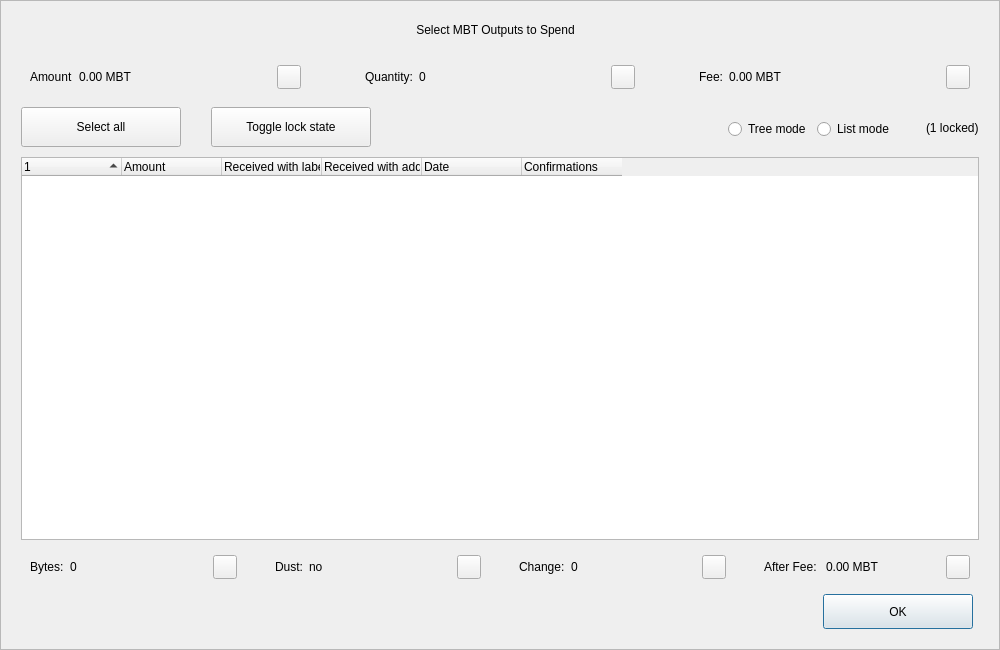
<?xml version="1.0" encoding="UTF-8"?>
<ui version="4.0">
 <class>CoinControlDialog</class>
 <widget class="QDialog" name="CoinControlDialog">
  <property name="geometry">
   <rect>
    <x>0</x>
    <y>0</y>
    <width>1000</width>
    <height>650</height>
   </rect>
  </property>
  <property name="minimumSize">
   <size>
    <width>950</width>
    <height>650</height>
   </size>
  </property>
  <property name="windowTitle">
   <string>Coin Selection</string>
  </property>
  <property name="styleSheet">
   <string notr="true"/>
  </property>
  <layout class="QVBoxLayout" name="verticalLayout">
   <property name="spacing">
    <number>0</number>
   </property>
   <property name="leftMargin">
    <number>0</number>
   </property>
   <property name="topMargin">
    <number>0</number>
   </property>
   <property name="rightMargin">
    <number>0</number>
   </property>
   <property name="bottomMargin">
    <number>0</number>
   </property>
   <item>
    <widget class="QFrame" name="frameContainer">
     <property name="toolTipDuration">
      <number>0</number>
     </property>
     <property name="frameShape">
      <enum>QFrame::StyledPanel</enum>
     </property>
     <property name="frameShadow">
      <enum>QFrame::Raised</enum>
     </property>
     <layout class="QVBoxLayout" name="verticalLayout_2">
      <property name="leftMargin">
       <number>0</number>
      </property>
      <property name="rightMargin">
       <number>0</number>
      </property>
      <property name="bottomMargin">
       <number>20</number>
      </property>
      <item>
       <layout class="QHBoxLayout" name="horizontalLayout_12">
        <property name="spacing">
         <number>0</number>
        </property>
        <property name="leftMargin">
         <number>20</number>
        </property>
        <property name="rightMargin">
         <number>30</number>
        </property>
        <item>
         <spacer name="horizontalSpacer_4">
          <property name="orientation">
           <enum>Qt::Horizontal</enum>
          </property>
          <property name="sizeHint" stdset="0">
           <size>
            <width>40</width>
            <height>20</height>
           </size>
          </property>
         </spacer>
        </item>
        <item>
         <widget class="QLabel" name="labelTitle">
          <property name="minimumSize">
           <size>
            <width>0</width>
            <height>40</height>
           </size>
          </property>
          <property name="maximumSize">
           <size>
            <width>16777215</width>
            <height>40</height>
           </size>
          </property>
          <property name="text">
           <string>Select MBT Outputs to Spend</string>
          </property>
          <property name="alignment">
           <set>Qt::AlignCenter</set>
          </property>
          <property name="margin">
           <number>7</number>
          </property>
         </widget>
        </item>
        <item>
         <spacer name="horizontalSpacer_5">
          <property name="orientation">
           <enum>Qt::Horizontal</enum>
          </property>
          <property name="sizeHint" stdset="0">
           <size>
            <width>40</width>
            <height>20</height>
           </size>
          </property>
         </spacer>
        </item>
       </layout>
      </item>
      <item>
       <layout class="QHBoxLayout" name="horizontalLayout_8">
        <property name="leftMargin">
         <number>20</number>
        </property>
        <property name="rightMargin">
         <number>20</number>
        </property>
        <item>
         <widget class="QWidget" name="layoutAmount" native="true">
          <layout class="QHBoxLayout" name="horizontalLayout_9" stretch="0,1,0">
           <item>
            <widget class="QLabel" name="labelCoinControlAmountText">
             <property name="text">
              <string>Amount</string>
             </property>
            </widget>
           </item>
           <item>
            <widget class="QLabel" name="labelCoinControlAmount">
             <property name="text">
              <string>0.00 MBT</string>
             </property>
            </widget>
           </item>
           <item alignment="Qt::AlignHCenter|Qt::AlignVCenter">
            <widget class="QPushButton" name="pushButtonAmount">
             <property name="minimumSize">
              <size>
               <width>0</width>
               <height>24</height>
              </size>
             </property>
             <property name="maximumSize">
              <size>
               <width>24</width>
               <height>26</height>
              </size>
             </property>
             <property name="focusPolicy">
              <enum>Qt::NoFocus</enum>
             </property>
             <property name="styleSheet">
              <string notr="true">padding-bottom:2px;
padding-right:4px;</string>
             </property>
             <property name="text">
              <string/>
             </property>
            </widget>
           </item>
          </layout>
         </widget>
        </item>
        <item>
         <spacer name="horizontalSpacer_2">
          <property name="orientation">
           <enum>Qt::Horizontal</enum>
          </property>
          <property name="sizeType">
           <enum>QSizePolicy::Fixed</enum>
          </property>
          <property name="sizeHint" stdset="0">
           <size>
            <width>40</width>
            <height>20</height>
           </size>
          </property>
         </spacer>
        </item>
        <item>
         <widget class="QWidget" name="layoutQuantity" native="true">
          <layout class="QHBoxLayout" name="horizontalLayout_10" stretch="0,1,0">
           <item>
            <widget class="QLabel" name="labelCoinControlQuantityText">
             <property name="text">
              <string>Quantity:</string>
             </property>
            </widget>
           </item>
           <item>
            <widget class="QLabel" name="labelCoinControlQuantity">
             <property name="text">
              <string>0</string>
             </property>
            </widget>
           </item>
           <item alignment="Qt::AlignHCenter|Qt::AlignVCenter">
            <widget class="QPushButton" name="pushButtonQuantity">
             <property name="minimumSize">
              <size>
               <width>0</width>
               <height>24</height>
              </size>
             </property>
             <property name="maximumSize">
              <size>
               <width>24</width>
               <height>26</height>
              </size>
             </property>
             <property name="focusPolicy">
              <enum>Qt::NoFocus</enum>
             </property>
             <property name="styleSheet">
              <string notr="true">padding-bottom:2px;
               padding-right:4px;</string>
             </property>
             <property name="text">
              <string/>
             </property>
            </widget>
           </item>
          </layout>
         </widget>
        </item>
        <item>
         <spacer name="horizontalSpacer_22">
          <property name="orientation">
           <enum>Qt::Horizontal</enum>
          </property>
          <property name="sizeType">
           <enum>QSizePolicy::Fixed</enum>
          </property>
          <property name="sizeHint" stdset="0">
           <size>
            <width>40</width>
            <height>20</height>
           </size>
          </property>
         </spacer>
        </item>
        <item>
         <widget class="QWidget" name="layoutFee" native="true">
          <layout class="QHBoxLayout" name="horizontalLayout_11" stretch="0,1,0">
           <item>
            <widget class="QLabel" name="labelCoinControlFeeText">
             <property name="text">
              <string>Fee:</string>
             </property>
            </widget>
           </item>
           <item>
            <widget class="QLabel" name="labelCoinControlFee">
             <property name="text">
              <string>0.00 MBT</string>
             </property>
            </widget>
           </item>
           <item alignment="Qt::AlignHCenter|Qt::AlignVCenter">
            <widget class="QPushButton" name="pushButtonFee">
             <property name="minimumSize">
              <size>
               <width>0</width>
               <height>24</height>
              </size>
             </property>
             <property name="maximumSize">
              <size>
               <width>24</width>
               <height>26</height>
              </size>
             </property>
             <property name="focusPolicy">
              <enum>Qt::NoFocus</enum>
             </property>
             <property name="styleSheet">
              <string notr="true">padding-bottom:2px;
               padding-right:4px;</string>
             </property>
             <property name="text">
              <string/>
             </property>
            </widget>
           </item>
          </layout>
         </widget>
        </item>
       </layout>
      </item>
      <item>
       <widget class="QFrame" name="frame">
        <property name="minimumSize">
         <size>
          <width>0</width>
          <height>40</height>
         </size>
        </property>
        <property name="styleSheet">
         <string notr="true">#frame {
	border:0;
}</string>
        </property>
        <property name="frameShape">
         <enum>QFrame::StyledPanel</enum>
        </property>
        <property name="frameShadow">
         <enum>QFrame::Sunken</enum>
        </property>
        <layout class="QHBoxLayout" name="horizontalLayout">
         <property name="spacing">
          <number>0</number>
         </property>
         <property name="leftMargin">
          <number>20</number>
         </property>
         <property name="topMargin">
          <number>0</number>
         </property>
         <property name="rightMargin">
          <number>20</number>
         </property>
         <property name="bottomMargin">
          <number>0</number>
         </property>
         <item>
          <layout class="QHBoxLayout" name="horizontalLayoutPanel" stretch="0,0,0,0,0,0">
           <property name="spacing">
            <number>20</number>
           </property>
           <item>
            <widget class="QPushButton" name="pushButtonSelectAll">
             <property name="sizePolicy">
              <sizepolicy hsizetype="Maximum" vsizetype="Fixed">
               <horstretch>0</horstretch>
               <verstretch>0</verstretch>
              </sizepolicy>
             </property>
             <property name="minimumSize">
              <size>
               <width>160</width>
               <height>40</height>
              </size>
             </property>
             <property name="maximumSize">
              <size>
               <width>16777215</width>
               <height>40</height>
              </size>
             </property>
             <property name="text">
              <string>Select all</string>
             </property>
             <property name="checkable">
              <bool>true</bool>
             </property>
             <property name="checked">
              <bool>false</bool>
             </property>
             <property name="autoExclusive">
              <bool>false</bool>
             </property>
             <property name="autoDefault">
              <bool>false</bool>
             </property>
            </widget>
           </item>
           <item>
            <spacer name="horizontalSpacer_6">
             <property name="orientation">
              <enum>Qt::Horizontal</enum>
             </property>
             <property name="sizeType">
              <enum>QSizePolicy::Fixed</enum>
             </property>
             <property name="sizeHint" stdset="0">
              <size>
               <width>10</width>
               <height>20</height>
              </size>
             </property>
            </spacer>
           </item>
           <item>
            <widget class="QPushButton" name="pushButtonToggleLock">
             <property name="sizePolicy">
              <sizepolicy hsizetype="Maximum" vsizetype="Fixed">
               <horstretch>0</horstretch>
               <verstretch>0</verstretch>
              </sizepolicy>
             </property>
             <property name="minimumSize">
              <size>
               <width>160</width>
               <height>40</height>
              </size>
             </property>
             <property name="maximumSize">
              <size>
               <width>16777215</width>
               <height>40</height>
              </size>
             </property>
             <property name="text">
              <string>Toggle lock state</string>
             </property>
             <property name="checkable">
              <bool>true</bool>
             </property>
             <property name="autoExclusive">
              <bool>false</bool>
             </property>
             <property name="autoDefault">
              <bool>false</bool>
             </property>
            </widget>
           </item>
           <item>
            <spacer name="horizontalSpacer_7">
             <property name="orientation">
              <enum>Qt::Horizontal</enum>
             </property>
             <property name="sizeType">
              <enum>QSizePolicy::Expanding</enum>
             </property>
             <property name="sizeHint" stdset="0">
              <size>
               <width>30</width>
               <height>20</height>
              </size>
             </property>
            </spacer>
           </item>
           <item alignment="Qt::AlignRight">
            <widget class="QGroupBox" name="groupBox_2">
             <property name="styleSheet">
              <string notr="true">#groupBox_2 {
    background-color:transparent;
    border-radius:0;
}</string>
             </property>
             <property name="title">
              <string/>
             </property>
             <layout class="QHBoxLayout" name="horizontalLayout_14">
              <item>
               <widget class="QRadioButton" name="radioTreeMode">
                <property name="sizePolicy">
                 <sizepolicy hsizetype="Maximum" vsizetype="Fixed">
                  <horstretch>0</horstretch>
                  <verstretch>0</verstretch>
                 </sizepolicy>
                </property>
                <property name="text">
                 <string>Tree mode</string>
                </property>
               </widget>
              </item>
              <item>
               <widget class="QRadioButton" name="radioListMode">
                <property name="sizePolicy">
                 <sizepolicy hsizetype="Maximum" vsizetype="Fixed">
                  <horstretch>0</horstretch>
                  <verstretch>0</verstretch>
                 </sizepolicy>
                </property>
                <property name="text">
                 <string>List mode</string>
                </property>
                <property name="checked">
                 <bool>false</bool>
                </property>
               </widget>
              </item>
             </layout>
            </widget>
           </item>
           <item>
            <widget class="QLabel" name="labelLocked">
             <property name="text">
              <string>(1 locked)</string>
             </property>
            </widget>
           </item>
          </layout>
         </item>
        </layout>
       </widget>
      </item>
      <item>
       <layout class="QHBoxLayout" name="horizontalLayout_13">
        <property name="leftMargin">
         <number>20</number>
        </property>
        <property name="rightMargin">
         <number>20</number>
        </property>
        <item>
         <widget class="CoinControlTreeWidget" name="treeWidget">
          <property name="contextMenuPolicy">
           <enum>Qt::CustomContextMenu</enum>
          </property>
          <property name="styleSheet">
           <string notr="true"/>
          </property>
          <property name="sortingEnabled">
           <bool>false</bool>
          </property>
          <property name="columnCount">
           <number>6</number>
          </property>
          <attribute name="headerShowSortIndicator" stdset="0">
           <bool>true</bool>
          </attribute>
          <attribute name="headerStretchLastSection">
           <bool>false</bool>
          </attribute>
          <column>
           <property name="text">
            <string/>
           </property>
          </column>
          <column>
           <property name="text">
            <string>Amount</string>
           </property>
          </column>
          <column>
           <property name="text">
            <string>Received with label</string>
           </property>
          </column>
          <column>
           <property name="text">
            <string>Received with address</string>
           </property>
          </column>
          <column>
           <property name="text">
            <string>Date</string>
           </property>
          </column>
          <column>
           <property name="text">
            <string>Confirmations</string>
           </property>
           <property name="toolTip">
            <string>Confirmed</string>
           </property>
          </column>
         </widget>
        </item>
       </layout>
      </item>
      <item>
       <layout class="QHBoxLayout" name="horizontalLayout_3">
        <property name="spacing">
         <number>20</number>
        </property>
        <property name="leftMargin">
         <number>20</number>
        </property>
        <property name="rightMargin">
         <number>20</number>
        </property>
        <item>
         <widget class="QWidget" name="layoutBytes" native="true">
          <layout class="QHBoxLayout" name="horizontalLayout_4" stretch="0,1,0">
           <item>
            <widget class="QLabel" name="labelCoinControlBytesText">
             <property name="text">
              <string>Bytes:</string>
             </property>
            </widget>
           </item>
           <item>
            <widget class="QLabel" name="labelCoinControlBytes">
             <property name="text">
              <string>0</string>
             </property>
            </widget>
           </item>
           <item alignment="Qt::AlignHCenter|Qt::AlignVCenter">
            <widget class="QPushButton" name="pushButtonBytes">
             <property name="minimumSize">
              <size>
               <width>0</width>
               <height>24</height>
              </size>
             </property>
             <property name="maximumSize">
              <size>
               <width>24</width>
               <height>26</height>
              </size>
             </property>
             <property name="focusPolicy">
              <enum>Qt::NoFocus</enum>
             </property>
             <property name="styleSheet">
              <string notr="true">padding-bottom:2px;
               padding-right:4px;</string>
             </property>
             <property name="text">
              <string/>
             </property>
            </widget>
           </item>
          </layout>
         </widget>
        </item>
        <item>
         <widget class="QWidget" name="layoutDust" native="true">
          <layout class="QHBoxLayout" name="horizontalLayout_5" stretch="0,1,0">
           <item>
            <widget class="QLabel" name="labelCoinControlLowOutputText">
             <property name="text">
              <string>Dust:</string>
             </property>
            </widget>
           </item>
           <item>
            <widget class="QLabel" name="labelCoinControlLowOutput">
             <property name="text">
              <string>no</string>
             </property>
            </widget>
           </item>
           <item alignment="Qt::AlignHCenter|Qt::AlignVCenter">
            <widget class="QPushButton" name="pushButtonDust">
             <property name="minimumSize">
              <size>
               <width>0</width>
               <height>24</height>
              </size>
             </property>
             <property name="maximumSize">
              <size>
               <width>24</width>
               <height>26</height>
              </size>
             </property>
             <property name="focusPolicy">
              <enum>Qt::NoFocus</enum>
             </property>
             <property name="styleSheet">
              <string notr="true">padding-bottom:2px;
               padding-right:4px;</string>
             </property>
             <property name="text">
              <string/>
             </property>
            </widget>
           </item>
          </layout>
         </widget>
        </item>
        <item>
         <widget class="QWidget" name="layoutChange" native="true">
          <layout class="QHBoxLayout" name="horizontalLayout_6" stretch="0,1,0">
           <item>
            <widget class="QLabel" name="labelCoinControlChangeText">
             <property name="text">
              <string>Change:</string>
             </property>
            </widget>
           </item>
           <item>
            <widget class="QLabel" name="labelCoinControlChange">
             <property name="text">
              <string>0</string>
             </property>
            </widget>
           </item>
           <item alignment="Qt::AlignHCenter|Qt::AlignVCenter">
            <widget class="QPushButton" name="pushButtonChange">
             <property name="minimumSize">
              <size>
               <width>0</width>
               <height>24</height>
              </size>
             </property>
             <property name="maximumSize">
              <size>
               <width>24</width>
               <height>26</height>
              </size>
             </property>
             <property name="focusPolicy">
              <enum>Qt::NoFocus</enum>
             </property>
             <property name="styleSheet">
              <string notr="true">padding-bottom:2px;
               padding-right:4px;</string>
             </property>
             <property name="text">
              <string/>
             </property>
            </widget>
           </item>
          </layout>
         </widget>
        </item>
        <item>
         <widget class="QWidget" name="layoutAfter" native="true">
          <layout class="QHBoxLayout" name="horizontalLayout_7" stretch="0,1,0">
           <item>
            <widget class="QLabel" name="labelCoinControlAfterFeeText">
             <property name="text">
              <string>After Fee: </string>
             </property>
            </widget>
           </item>
           <item>
            <widget class="QLabel" name="labelCoinControlAfterFee">
             <property name="text">
              <string>0.00 MBT</string>
             </property>
            </widget>
           </item>
           <item alignment="Qt::AlignHCenter|Qt::AlignVCenter">
            <widget class="QPushButton" name="pushButtonAlterFee">
             <property name="minimumSize">
              <size>
               <width>0</width>
               <height>24</height>
              </size>
             </property>
             <property name="maximumSize">
              <size>
               <width>24</width>
               <height>26</height>
              </size>
             </property>
             <property name="focusPolicy">
              <enum>Qt::NoFocus</enum>
             </property>
             <property name="styleSheet">
              <string notr="true">padding-bottom:2px;
               padding-right:4px;</string>
             </property>
             <property name="text">
              <string/>
             </property>
            </widget>
           </item>
          </layout>
         </widget>
        </item>
       </layout>
      </item>
      <item>
       <layout class="QHBoxLayout" name="horizontalLayout_2">
        <property name="spacing">
         <number>0</number>
        </property>
        <property name="leftMargin">
         <number>20</number>
        </property>
        <property name="rightMargin">
         <number>26</number>
        </property>
        <item>
         <spacer name="horizontalSpacer_3">
          <property name="orientation">
           <enum>Qt::Horizontal</enum>
          </property>
          <property name="sizeHint" stdset="0">
           <size>
            <width>558</width>
            <height>20</height>
           </size>
          </property>
         </spacer>
        </item>
        <item>
         <widget class="QPushButton" name="pushButtonOk">
          <property name="minimumSize">
           <size>
            <width>150</width>
            <height>35</height>
           </size>
          </property>
          <property name="text">
           <string>OK</string>
          </property>
         </widget>
        </item>
       </layout>
      </item>
     </layout>
    </widget>
   </item>
  </layout>
 </widget>
 <customwidgets>
  <customwidget>
   <class>CoinControlTreeWidget</class>
   <extends>QTreeWidget</extends>
   <header>coincontroltreewidget.h</header>
  </customwidget>
 </customwidgets>
 <resources/>
 <connections/>
</ui>
